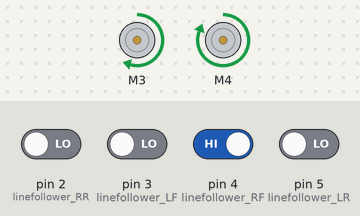
Simulated run of this sketch. Board: Arduino Uno, built with avr-gcc and run on an emulated ATmega328P. Shown: 2 × DC motor (green arrow = forward, orange = backward, longer = faster). The test bench sets the inputs (shaded band); at power-on: pin 4 (linefollower_RF) HIGH, pin 2 (linefollower_RR), pin 3 (linefollower_LF), pin 5 (linefollower_LR) LOW.

Above: at 1.2 s.
1.3 s: pin 2 (linefollower_RR) driven HIGH
At 1.6 s:
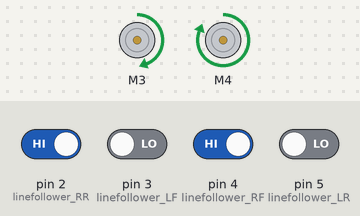
2.8 s: pin 3 (linefollower_LF) driven HIGH
At 3.9 s:
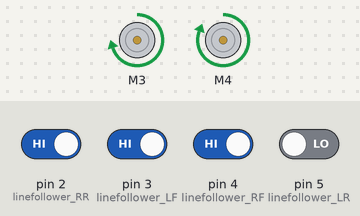
4.3 s: pin 4 (linefollower_RF) driven LOW
At 5.1 s:
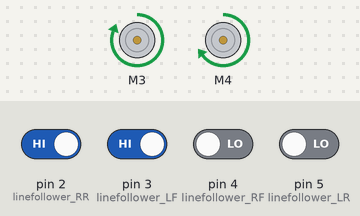
5.8 s: pin 5 (linefollower_LR) driven HIGH
At 6.2 s:
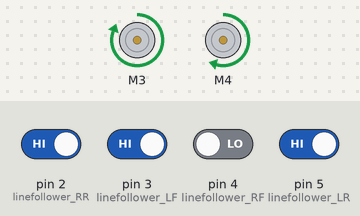
7.3 s: pin 2 (linefollower_RR) driven LOW
At 8.5 s:
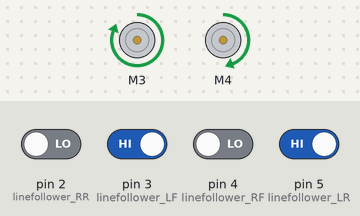
8.8 s: pin 3 (linefollower_LF) driven LOW
At 9.7 s:
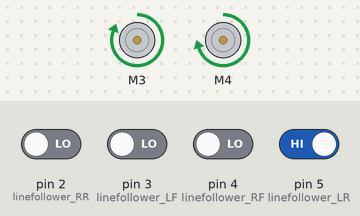
Timing chart, 0 to 11.3 s (numbered marks = the images above; inputs shaded):
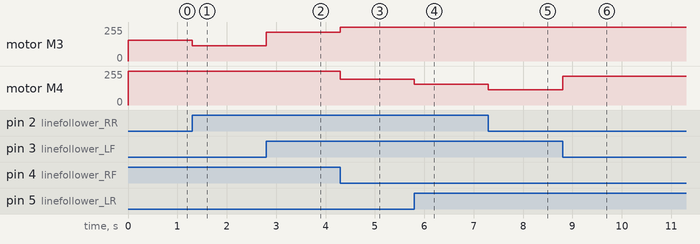

Measured:
- after the input at 1.3 s, motor M3: forward 155/255 → forward 115/255 at once
- after the input at 2.8 s, motor M3: forward 115/255 → forward 215/255 at once
- after the input at 4.3 s, motor M3: forward 215/255 → forward 255/255 at once; motor M4: forward 255/255 → forward 195/255 at once
- after the input at 5.8 s, motor M4: forward 195/255 → forward 155/255 at once
- after the input at 7.3 s, motor M4: forward 155/255 → forward 115/255 at once
- after the input at 8.8 s, motor M4: forward 115/255 → forward 215/255 at once

The sketch:

line_follow_till_line_test.ino
```cpp
#include <Adafruit_MotorShield.h>
// just some info, the robot should go 187 cm forward, 110 cm back, and another 177 cm forward, another 155 cm back, another 205 cm forward, 185cm backward, and after the last block, and 74 cm back to starting position
//  convert to revolution, that is (8.52 rev, 5.019rev, 8.06 rev, 7.24 rev, 9.34 rev,8.61 rev and 3.37 rev), as the wheel perimeter is 21.94 cm.
//  for the rotation, it takes 1.654 rev on a single wheel to turn 90 deg(or in other words, 0.827 on both wheels to have 90 deg turn. double for 180 deg turn. )
Adafruit_MotorShield AFMS = Adafruit_MotorShield();
Adafruit_DCMotor *motor_L = AFMS.getMotor(3); // key in the port the left motor is connected to here
Adafruit_DCMotor *motor_R = AFMS.getMotor(4); // key in the port the right motor is connected to here
int motor_L_speed;
int motor_R_speed;
const int linefollower_LR = 5; // key in the pin of left rear line follower here
const int linefollower_RR = 2; // key in the pin of right rear line follower here
const int linefollower_LF = 3; // key in the pin of left front line follower here
const int linefollower_RF = 4; // key in the pin of right front line follower here
const int encoder_L = 7;       // key in the pin of left encoder here
const int encoder_R = 6;       // key in the pin of right encoder here
const int k_f = 100;
const int k_r = -40;
int not_at_the_line = 0;
bool res;
int encoder_L_count = 0;
int encoder_R_count = 0;
int previous_reading_LF = 0;
int previous_reading_RF = 0;
int displacement_front;
int displacement_rear;
void setup()
{
  AFMS.begin();
  pinMode(linefollower_LR, INPUT);
  pinMode(linefollower_RR, INPUT);
  pinMode(linefollower_LF, INPUT);
  pinMode(linefollower_RF, INPUT);
  pinMode(encoder_L, INPUT);
  pinMode(encoder_R, INPUT);
  attachInterrupt(digitalPinToInterrupt(encoder_L), wheel_encoder_L_increment, CHANGE);
  attachInterrupt(digitalPinToInterrupt(encoder_R), wheel_encoder_R_increment, CHANGE);
  Serial.begin(9600);

  //  ITimer2.init();
  //  ITimer2.attachInterruptInterval(TIMER2_INTERVAL_MS * ADJUST_FACTOR, blinkLED, outputPin, TIMER2_DURATION_MS);
}
void wheel_encoder_L_increment()
{
  encoder_L_count += 1;
}
void wheel_encoder_R_increment()
{
  encoder_R_count += 1;
}
bool refresh_displacement_value()
{ // this function reads the data from the sensors, and updates the state of which wheel encoder is touching the left/right
  if (digitalRead(linefollower_LR) == digitalRead(linefollower_RR))
  {
    displacement_rear = 0;
  }
  else
  {
    if (digitalRead(linefollower_LR) == HIGH)
    {
      displacement_rear = 1;
    }
    else
    {
      displacement_rear = -1;
    };
  };

  if (digitalRead(linefollower_LF) == digitalRead(linefollower_RF))
  {
    displacement_front = 0;
  }
  else
  {
    if (digitalRead(linefollower_LF) == HIGH)
    {
      displacement_front = 1;
    }
    else
    {
      displacement_front = -1;
    };
  };

  if (digitalRead(linefollower_LF) == LOW && digitalRead(linefollower_RF) == LOW)
  {
    return true;
  }
  else
  {
    // ------This block will compare current reading with the most previous reading for robustness (need testing)-----
    if (digitalRead(linefollower_LF) == LOW && previous_reading_RF == LOW)
    {
      return true;
    }
    else if (previous_reading_LF == LOW && digitalRead(linefollower_RF) == LOW)
    {
      return true;
    }
    else
    {
      // set previous reading
      int previous_reading_LF = digitalRead(linefollower_LF);
      int previous_reading_RF = digitalRead(linefollower_RF);
      // ----------------------------------------------------------------------------------------------------------------

      return false;
    }
  };
}
void line_follow()
{ // this function reads displacement constants, and update the motor speed, and move the motor}
  motor_L_speed = 255;
  motor_R_speed = 255;
  int line_follower_constant;
  line_follower_constant = k_r * displacement_rear - k_f * displacement_front;
  if (line_follower_constant > 0)
  {
    motor_L_speed = 255 - line_follower_constant;
  };
  if (line_follower_constant < 0)
  {
    motor_R_speed = 255 + line_follower_constant;
  };

  motor_L->setSpeed(motor_L_speed);
  motor_L->run(FORWARD);
  motor_R->setSpeed(motor_R_speed);
  motor_R->run(FORWARD);
}
void line_follow_main_rev(int rev_needed) // this function follow the line, untile the front sensors reach the line we need
{
  while (!res ||
         encoder_L_count < rev_needed)
  {
    // while(true){
    res = refresh_displacement_value();
    line_follow();
    // if (res) {
    //   break;
    // }
  };
  motor_L->run(RELEASE);
  motor_R->run(RELEASE);
  encoder_L_count = 0;
  encoder_R_count = 0;
}
void loop()
{
  refresh_displacement_value();
  line_follow_main_rev(10);
  ;
  while (true)
  {
    delay(100);
  }
}
```
